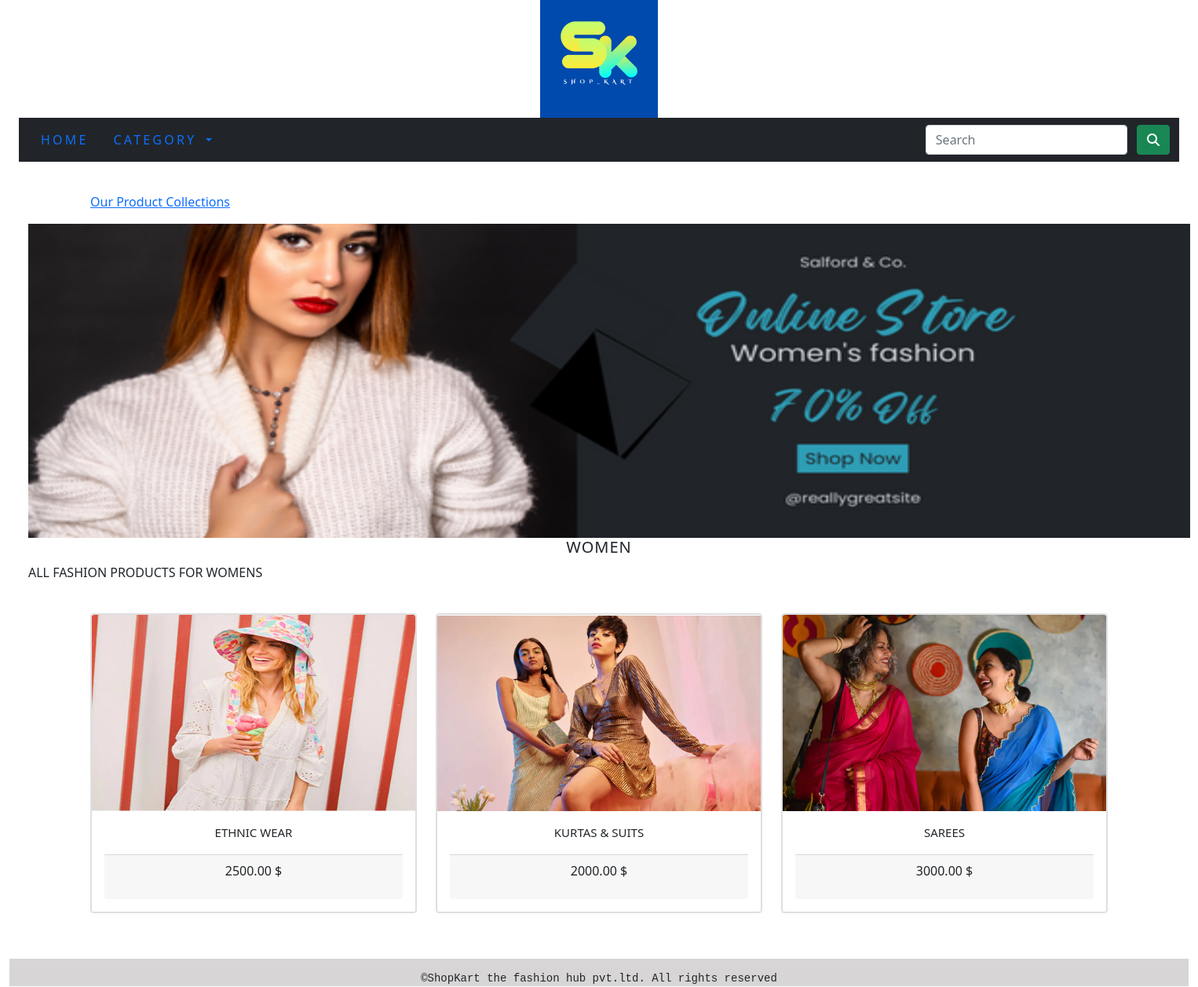
The app's page /shop/women/ with its own data.
### shopcart_app/models.py (models this page shows, shortened)
class Category(models.Model):
    name = models.CharField(max_length=250, unique=True)
    slug = models.SlugField(max_length=250, unique=True)
    description = models.TextField(blank=True)
    image = models.ImageField(upload_to='category', blank=True)
    class Meta:
        ordering = ('name',)
        verbose_name = "Category"
        verbose_name_plural = "Categories"
    def get_url(self):
        return reverse("shopcart_app:Products_by_category", args=[self.slug])

class Product(models.Model):
    name = models.CharField(max_length=250, unique=True)
    slug = models.SlugField(max_length=250, unique=True)
    description = models.TextField(blank=True)
    image = models.ImageField(upload_to='product', blank=True)
    price = models.DecimalField(max_digits=10, decimal_places=2)
    category = models.ForeignKey(Category, on_delete=models.CASCADE)
    stock = models.IntegerField()
    available = models.BooleanField(default=True)
    created = models.DateTimeField(auto_now_add=True)
    updated = models.DateTimeField(auto_now=True)
    def get_url(self):
        return reverse("shopcart_app:ProdCatDet", args=[self.category.slug, self.slug])
    class Meta:
        ordering = ('name',)
        verbose_name = "Product"
        verbose_name_plural = "products"

### shopcart_app/views.py (the view)
# urls.py: path('', views.allProdCat, name='allProdCat'),
def allProdCat(request, c_slug=None):
    c_page = None
    products_list = None
    if c_slug != None:
        c_page = get_object_or_404(Category, slug=c_slug)
        products_list = Product.objects.all().filter(category=c_page, available=True)
    else:
        products_list = Product.objects.all().filter(available=True)
    paginator = Paginator(products_list, 6)
    try:
        page = int(request.GET.get("page", '1'))
    except:
        page = 1
    try:
        products = paginator.page(page)
    except(EmptyPage, InvalidPage):
        products = paginator.page(paginator.num_pages)
    return render(request, "category.html", {"category": c_page, "products": products})

### cart/context_processors.py (called while the page is built)
def counter(request):
    item_count = 0
    if "admin" in request.path:
        return {}
    else:
        try:
            cart = Cart.objects.filter(cart_id = _cart_id(request))
            cart_items = CartItem.objects.all().filter(cart = cart[:1])
            for cart_item in cart_items:
                item_count += cart_item.quantity
        except Cart.DoesNotExist:
            item_count = 0
    return dict(item_count = item_count)

### cart/views.py (called while the page is built)
def _cart_id(request):
    cart = request.session.session_key
    if not cart:
        cart = request.session.create()
    return cart

### shopcart_app/context_processors.py (called while the page is built)
def menu_links(request):
    links = Category.objects.all()
    return dict(links=links)

### templates/category.html (shortened to what this page needs)
{% extends "base.html" %}
{% load static %}
{% block content %}
{% if category %}
<div class="container">
    <div class="row my_row_class">
        <div class="mx_auto">
            <p ><a href="{% url 'shopcart_app:allProdCat' %}">Our Product Collections</a></p>
        </div>
    </div>
</div>
{% endif %}
<div>
    <div class="container-fluid">
        {% if category %}
            <img class="my_image" style="height:400px; width:1480px;" src="{{category.image.url}}" alt="{{category.name}}">
            <br>
            <div>
                <h1 class="text-center my_title">{{category.name}}</h1>
                <p class="text-justify">{{category.description}}</p>
            </div>
        {% endif %}
    </div>
</div>
<div>
    <div>
    <div class="container">
        <div class="row mx_auto">
                {% for product in products.object_list %}
                <div class="my_bottom_margin col-9 col-sm-12 col-md-4 col-lg-4"><br>
                    <div class="card">
                        <div class="card text-center" style="min-width: 18rem;">
                            <a href="{{product.get_url}}"><img class="card-img-top " src="{{product.image.url}}" height="250" width="300" alt="{{product.name}}"></a>
                            <div class="card-body">
                                <div class="card-info">
                                    <p class="text-title">{{product.name}}</p>
                                </div>
                                <div class="card-footer">
                                    <p class="text-title">{{product.price}} $</p>
                                </div>
                            </div>
                        </div>
                    </div>
                </div>
            {% endfor %}
        </div>
    </div>
    <br>
    </div>
</div>
{% endblock %}

### static/css/custom.css (style rules this page uses)
.my_row_class { padding-top:15px; }
.my_image { width:100%; height:auto; }
.my_title { font-size:20px; font-weight:200; text-transform:uppercase; letter-spacing:.05em; }
.my_bottom_margin { margin-bottom:10px; }
.card-info p { text-transform:uppercase; font-size: 15px; text-shadow: rgba(0, 0, 0, 0.42); }

### records on screen
Category: image (picture), name "WOMEN", description "ALL FASHION PRODUCTS FOR WOMENS"
Product: image (picture), name "ETHNIC WEAR", price "2500.00"
Product: image (picture), name "KURTAS & SUITS", price "2000.00"
Product: image (picture), name "SAREES", price "3000.00"
